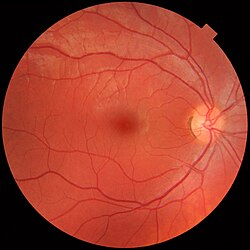
#> input picture linear_stretch.jpg, 250 x 250 px
$ python linear_stretch.py
#> lines starting #> are read from the running program, lines starting #| are printed output that depends on the picture
# linear_stretch.py
from PIL import Image
import numpy as np

input_path = "linear_stretch.jpg"
img = Image.open(input_path).convert("L")
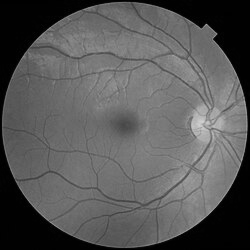
#> img: PIL image 250x250 L; min 0, max 210, mean 87.4
pixels = np.array(img, dtype=np.float32)

# Exclude black background pixels (value = 0) from min/max calculation
foreground = pixels[pixels > 0]
if len(foreground) == 0:
    foreground = pixels  # fallback if entire image is black

min_val, max_val = np.min(foreground), np.max(foreground)
#> min_val = 1; max_val = 210
if max_val > min_val:
    stretched = (pixels - min_val) * (255.0 / (max_val - min_val))
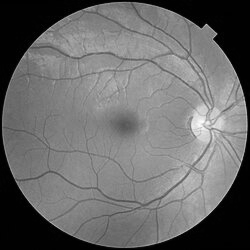
#> stretched: shape (250, 250) float32; min -1.22, max 255, mean 105.4; drawn with min black and max white
else:
    stretched = pixels.copy()
result = Image.fromarray(np.uint8(stretched))
result.save("linear_stretch_output.jpg")
